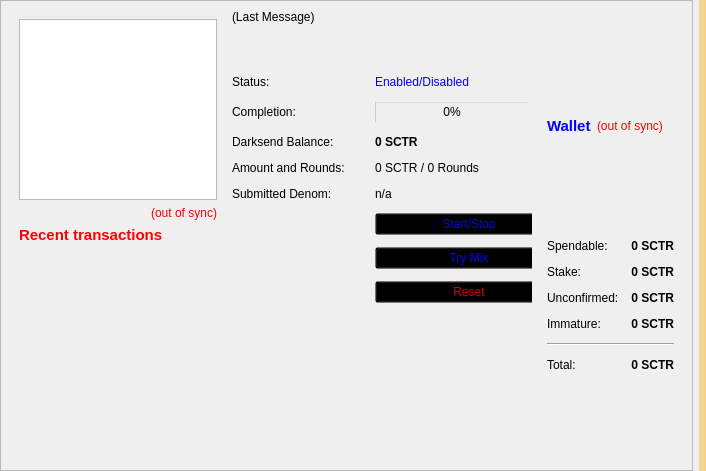
<?xml version="1.0" encoding="UTF-8"?>
<ui version="4.0">
 <class>OverviewPage</class>
 <widget class="QWidget" name="OverviewPage">
  <property name="geometry">
   <rect>
    <x>0</x>
    <y>0</y>
    <width>706</width>
    <height>471</height>
   </rect>
  </property>
  <property name="windowTitle">
   <string>Form</string>
  </property>
  <property name="styleSheet">
   <string notr="true">background-image: url(:/images/bkg);</string>
  </property>
  <layout class="QHBoxLayout" name="horizontalLayout_3">
   <property name="leftMargin">
    <number>0</number>
   </property>
   <property name="topMargin">
    <number>0</number>
   </property>
   <property name="rightMargin">
    <number>0</number>
   </property>
   <property name="bottomMargin">
    <number>0</number>
   </property>
   <item>
    <widget class="QScrollArea" name="scrollArea">
     <property name="widgetResizable">
      <bool>true</bool>
     </property>
     <widget class="QWidget" name="scrollAreaWidgetContents">
      <property name="geometry">
       <rect>
        <x>0</x>
        <y>0</y>
        <width>687</width>
        <height>469</height>
       </rect>
      </property>
      <layout class="QGridLayout" name="horizontalLayout">
       <item row="0" column="0">
        <widget class="QWidget" name="widget_2" native="true">
         <layout class="QVBoxLayout" name="verticalLayout">
          <item>
           <layout class="QVBoxLayout" name="verticalLayout_6">
            <item>
             <widget class="QTreeView" name="treeView"/>
            </item>
            <item>
             <widget class="QLabel" name="labelTransactionsStatus">
              <property name="toolTip">
               <string>The displayed information may be out of date. Your wallet automatically synchronizes with the SpecTor network after a connection is established, but this process has not completed yet.</string>
              </property>
              <property name="styleSheet">
               <string notr="true">QLabel { color: red; }</string>
              </property>
              <property name="text">
               <string notr="true">&lt;html&gt;&lt;head/&gt;&lt;body&gt;&lt;p&gt;&lt;span style=&quot; color:#ff0000;&quot;&gt;(out of sync)&lt;/span&gt;&lt;/p&gt;&lt;/body&gt;&lt;/html&gt;</string>
              </property>
              <property name="alignment">
               <set>Qt::AlignRight|Qt::AlignTrailing|Qt::AlignVCenter</set>
              </property>
             </widget>
            </item>
            <item>
             <widget class="QLabel" name="label_4">
              <property name="font">
               <font>
                <pointsize>11</pointsize>
                <weight>75</weight>
                <bold>true</bold>
               </font>
              </property>
              <property name="text">
               <string>&lt;html&gt;&lt;head/&gt;&lt;body&gt;&lt;p&gt;&lt;span style=&quot; color:#ff0000;&quot;&gt;Recent transactions&lt;/span&gt;&lt;/p&gt;&lt;/body&gt;&lt;/html&gt;</string>
              </property>
             </widget>
            </item>
            <item>
             <spacer name="horizontalSpacer">
              <property name="orientation">
               <enum>Qt::Horizontal</enum>
              </property>
              <property name="sizeHint" stdset="0">
               <size>
                <width>40</width>
                <height>20</height>
               </size>
              </property>
             </spacer>
            </item>
            <item>
             <widget class="QListView" name="listTransactions">
              <property name="styleSheet">
               <string notr="true">QListView { background: transparent; }</string>
              </property>
              <property name="frameShape">
               <enum>QFrame::NoFrame</enum>
              </property>
              <property name="verticalScrollBarPolicy">
               <enum>Qt::ScrollBarAlwaysOff</enum>
              </property>
              <property name="horizontalScrollBarPolicy">
               <enum>Qt::ScrollBarAlwaysOff</enum>
              </property>
              <property name="selectionMode">
               <enum>QAbstractItemView::NoSelection</enum>
              </property>
             </widget>
            </item>
           </layout>
          </item>
         </layout>
        </widget>
       </item>
       <item row="0" column="3">
        <layout class="QVBoxLayout" name="verticalLayout_2">
         <item>
          <widget class="QWidget" name="widget" native="true">
           <layout class="QVBoxLayout" name="verticalLayout_4">
            <item>
             <layout class="QHBoxLayout" name="horizontalLayout_4">
              <item>
               <widget class="QLabel" name="label_5">
                <property name="font">
                 <font>
                  <pointsize>11</pointsize>
                  <weight>75</weight>
                  <bold>true</bold>
                 </font>
                </property>
                <property name="styleSheet">
                 <string notr="true">color: rgb(0, 0, 255);</string>
                </property>
                <property name="text">
                 <string>Wallet</string>
                </property>
               </widget>
              </item>
              <item>
               <widget class="QLabel" name="labelWalletStatus">
                <property name="toolTip">
                 <string>The displayed information may be out of date. Your wallet automatically synchronizes with the SpecTor network after a connection is established, but this process has not completed yet.</string>
                </property>
                <property name="styleSheet">
                 <string notr="true">QLabel { color: red; }</string>
                </property>
                <property name="text">
                 <string notr="true">(out of sync)</string>
                </property>
                <property name="alignment">
                 <set>Qt::AlignLeading|Qt::AlignLeft|Qt::AlignVCenter</set>
                </property>
               </widget>
              </item>
              <item>
               <spacer name="horizontalSpacer_2">
                <property name="orientation">
                 <enum>Qt::Horizontal</enum>
                </property>
                <property name="sizeHint" stdset="0">
                 <size>
                  <width>40</width>
                  <height>20</height>
                 </size>
                </property>
               </spacer>
              </item>
             </layout>
            </item>
            <item>
             <layout class="QFormLayout" name="formLayout_2">
              <property name="fieldGrowthPolicy">
               <enum>QFormLayout::AllNonFixedFieldsGrow</enum>
              </property>
              <property name="horizontalSpacing">
               <number>12</number>
              </property>
              <property name="verticalSpacing">
               <number>12</number>
              </property>
              <item row="0" column="0">
               <widget class="QLabel" name="label">
                <property name="text">
                 <string>Spendable:</string>
                </property>
               </widget>
              </item>
              <item row="0" column="1">
               <widget class="QLabel" name="labelBalance">
                <property name="font">
                 <font>
                  <weight>75</weight>
                  <bold>true</bold>
                 </font>
                </property>
                <property name="cursor">
                 <cursorShape>IBeamCursor</cursorShape>
                </property>
                <property name="toolTip">
                 <string>Your current spendable balance</string>
                </property>
                <property name="text">
                 <string notr="true">0 SCTR</string>
                </property>
                <property name="alignment">
                 <set>Qt::AlignRight|Qt::AlignTrailing|Qt::AlignVCenter</set>
                </property>
                <property name="textInteractionFlags">
                 <set>Qt::LinksAccessibleByMouse|Qt::TextSelectableByKeyboard|Qt::TextSelectableByMouse</set>
                </property>
               </widget>
              </item>
              <item row="1" column="0">
               <widget class="QLabel" name="label_6">
                <property name="text">
                 <string>Stake:</string>
                </property>
               </widget>
              </item>
              <item row="1" column="1">
               <widget class="QLabel" name="labelStake">
                <property name="font">
                 <font>
                  <weight>75</weight>
                  <bold>true</bold>
                 </font>
                </property>
                <property name="cursor">
                 <cursorShape>IBeamCursor</cursorShape>
                </property>
                <property name="toolTip">
                 <string>Total of coins that was staked, and do not yet count toward the current balance</string>
                </property>
                <property name="text">
                 <string notr="true">0 SCTR</string>
                </property>
                <property name="alignment">
                 <set>Qt::AlignRight|Qt::AlignTrailing|Qt::AlignVCenter</set>
                </property>
                <property name="textInteractionFlags">
                 <set>Qt::LinksAccessibleByMouse|Qt::TextSelectableByKeyboard|Qt::TextSelectableByMouse</set>
                </property>
               </widget>
              </item>
              <item row="2" column="0">
               <widget class="QLabel" name="label_3">
                <property name="text">
                 <string>Unconfirmed:</string>
                </property>
               </widget>
              </item>
              <item row="2" column="1">
               <widget class="QLabel" name="labelUnconfirmed">
                <property name="font">
                 <font>
                  <weight>75</weight>
                  <bold>true</bold>
                 </font>
                </property>
                <property name="cursor">
                 <cursorShape>IBeamCursor</cursorShape>
                </property>
                <property name="toolTip">
                 <string>Total of transactions that have yet to be confirmed, and do not yet count toward the current balance</string>
                </property>
                <property name="text">
                 <string notr="true">0 SCTR</string>
                </property>
                <property name="alignment">
                 <set>Qt::AlignRight|Qt::AlignTrailing|Qt::AlignVCenter</set>
                </property>
                <property name="textInteractionFlags">
                 <set>Qt::LinksAccessibleByMouse|Qt::TextSelectableByKeyboard|Qt::TextSelectableByMouse</set>
                </property>
               </widget>
              </item>
              <item row="3" column="0">
               <widget class="QLabel" name="labelImmatureText">
                <property name="text">
                 <string>Immature:</string>
                </property>
               </widget>
              </item>
              <item row="3" column="1">
               <widget class="QLabel" name="labelImmature">
                <property name="font">
                 <font>
                  <weight>75</weight>
                  <bold>true</bold>
                 </font>
                </property>
                <property name="toolTip">
                 <string>Mined balance that has not yet matured</string>
                </property>
                <property name="text">
                 <string notr="true">0 SCTR</string>
                </property>
                <property name="alignment">
                 <set>Qt::AlignRight|Qt::AlignTrailing|Qt::AlignVCenter</set>
                </property>
                <property name="textInteractionFlags">
                 <set>Qt::LinksAccessibleByMouse|Qt::TextSelectableByKeyboard|Qt::TextSelectableByMouse</set>
                </property>
               </widget>
              </item>
              <item row="4" column="0" colspan="2">
               <widget class="Line" name="line">
                <property name="orientation">
                 <enum>Qt::Horizontal</enum>
                </property>
               </widget>
              </item>
              <item row="5" column="0">
               <widget class="QLabel" name="labelTotalText">
                <property name="text">
                 <string>Total:</string>
                </property>
               </widget>
              </item>
              <item row="5" column="1">
               <widget class="QLabel" name="labelTotal">
                <property name="font">
                 <font>
                  <weight>75</weight>
                  <bold>true</bold>
                 </font>
                </property>
                <property name="cursor">
                 <cursorShape>IBeamCursor</cursorShape>
                </property>
                <property name="toolTip">
                 <string>Your current total balance</string>
                </property>
                <property name="text">
                 <string notr="true">&lt;html&gt;&lt;head/&gt;&lt;body&gt;&lt;p&gt;0 SCTR&lt;/p&gt;&lt;/body&gt;&lt;/html&gt;</string>
                </property>
                <property name="alignment">
                 <set>Qt::AlignRight|Qt::AlignTrailing|Qt::AlignVCenter</set>
                </property>
                <property name="textInteractionFlags">
                 <set>Qt::LinksAccessibleByMouse|Qt::TextSelectableByKeyboard|Qt::TextSelectableByMouse</set>
                </property>
               </widget>
              </item>
             </layout>
            </item>
           </layout>
          </widget>
         </item>
        </layout>
       </item>
       <item row="0" column="1">
        <widget class="QFrame" name="frameDarksend">
         <property name="sizePolicy">
          <sizepolicy hsizetype="MinimumExpanding" vsizetype="MinimumExpanding">
           <horstretch>0</horstretch>
           <verstretch>0</verstretch>
          </sizepolicy>
         </property>
         <property name="minimumSize">
          <size>
           <width>300</width>
           <height>261</height>
          </size>
         </property>
         <property name="styleSheet">
          <string notr="true">background:transparent;</string>
         </property>
         <property name="frameShape">
          <enum>QFrame::StyledPanel</enum>
         </property>
         <property name="frameShadow">
          <enum>QFrame::Raised</enum>
         </property>
         <widget class="QWidget" name="verticalLayoutWidget">
          <property name="geometry">
           <rect>
            <x>0</x>
            <y>0</y>
            <width>331</width>
            <height>305</height>
           </rect>
          </property>
          <layout class="QVBoxLayout" name="verticalLayout_5">
           <item>
            <widget class="QLabel" name="darksendStatus">
             <property name="minimumSize">
              <size>
               <width>288</width>
               <height>43</height>
              </size>
             </property>
             <property name="styleSheet">
              <string notr="true">color: rgb(0, 0, 0);</string>
             </property>
             <property name="text">
              <string>(Last Message)</string>
             </property>
             <property name="alignment">
              <set>Qt::AlignLeading|Qt::AlignLeft|Qt::AlignTop</set>
             </property>
             <property name="wordWrap">
              <bool>true</bool>
             </property>
            </widget>
           </item>
           <item>
            <layout class="QFormLayout" name="formLayout">
             <property name="fieldGrowthPolicy">
              <enum>QFormLayout::AllNonFixedFieldsGrow</enum>
             </property>
             <property name="horizontalSpacing">
              <number>30</number>
             </property>
             <property name="verticalSpacing">
              <number>12</number>
             </property>
             <item row="0" column="0">
              <widget class="QLabel" name="label_6">
               <property name="text">
                <string>Status:</string>
               </property>
              </widget>
             </item>
             <item row="0" column="1">
              <widget class="QLabel" name="darksendEnabled">
               <property name="styleSheet">
                <string notr="true">color: rgb(0, 0, 255);</string>
               </property>
               <property name="text">
                <string>Enabled/Disabled</string>
               </property>
              </widget>
             </item>
             <item row="1" column="0">
              <widget class="QLabel" name="label_7">
               <property name="styleSheet">
                <string notr="true">color: rgb(0, 0, 0);</string>
               </property>
               <property name="text">
                <string>Completion:</string>
               </property>
              </widget>
             </item>
             <item row="1" column="1">
              <widget class="QProgressBar" name="darksendProgress">
               <property name="maximumSize">
                <size>
                 <width>154</width>
                 <height>16777215</height>
                </size>
               </property>
               <property name="styleSheet">
                <string notr="true">background:transparent;</string>
               </property>
               <property name="value">
                <number>0</number>
               </property>
              </widget>
             </item>
             <item row="2" column="0">
              <widget class="QLabel" name="labelAnonymizedText">
               <property name="styleSheet">
                <string notr="true">color: rgb(0, 0, 0);</string>
               </property>
               <property name="text">
                <string>Darksend Balance:</string>
               </property>
              </widget>
             </item>
             <item row="2" column="1">
              <widget class="QLabel" name="labelAnonymized">
               <property name="font">
                <font>
                 <weight>75</weight>
                 <bold>true</bold>
                </font>
               </property>
               <property name="styleSheet">
                <string notr="true">color: rgb(0, 0, 0);</string>
               </property>
               <property name="text">
                <string>0 SCTR</string>
               </property>
              </widget>
             </item>
             <item row="3" column="0">
              <widget class="QLabel" name="label_8">
               <property name="styleSheet">
                <string notr="true">color: rgb(0, 0, 0);</string>
               </property>
               <property name="text">
                <string>Amount and Rounds:</string>
               </property>
              </widget>
             </item>
             <item row="3" column="1">
              <widget class="QLabel" name="labelAmountRounds">
               <property name="styleSheet">
                <string notr="true">color: rgb(0, 0, 0);</string>
               </property>
               <property name="text">
                <string>0 SCTR / 0 Rounds</string>
               </property>
              </widget>
             </item>
             <item row="4" column="0">
              <widget class="QLabel" name="label_9">
               <property name="styleSheet">
                <string notr="true">color: rgb(0, 0, 0);</string>
               </property>
               <property name="text">
                <string>Submitted Denom:</string>
               </property>
              </widget>
             </item>
             <item row="4" column="1">
              <widget class="QLabel" name="labelSubmittedDenom">
               <property name="statusTip">
                <string>The denominations you submitted to the Adrenaline Node. To mix, other users must submit the exact same denominations.</string>
               </property>
               <property name="styleSheet">
                <string notr="true">color: rgb(0, 0, 0);</string>
               </property>
               <property name="text">
                <string>n/a</string>
               </property>
              </widget>
             </item>
             <item row="9" column="1">
              <layout class="QHBoxLayout" name="horizontalLayout_2"/>
             </item>
             <item row="8" column="0">
              <layout class="QVBoxLayout" name="verticalLayout_3"/>
             </item>
             <item row="7" column="1">
              <widget class="QPushButton" name="darksendAuto">
               <property name="sizePolicy">
                <sizepolicy hsizetype="MinimumExpanding" vsizetype="Fixed">
                 <horstretch>0</horstretch>
                 <verstretch>0</verstretch>
                </sizepolicy>
               </property>
               <property name="toolTip">
                <string>Try to manually submit a Darksend request.</string>
               </property>
               <property name="styleSheet">
                <string notr="true">color: rgb(0, 0, 255);</string>
               </property>
               <property name="text">
                <string>Try Mix</string>
               </property>
              </widget>
             </item>
             <item row="5" column="1">
              <widget class="QPushButton" name="toggleDarksend">
               <property name="sizePolicy">
                <sizepolicy hsizetype="MinimumExpanding" vsizetype="Fixed">
                 <horstretch>0</horstretch>
                 <verstretch>0</verstretch>
                </sizepolicy>
               </property>
               <property name="styleSheet">
                <string notr="true">color: rgb(0, 0, 255);</string>
               </property>
               <property name="text">
                <string>Start/Stop</string>
               </property>
              </widget>
             </item>
             <item row="8" column="1">
              <widget class="QPushButton" name="darksendReset">
               <property name="sizePolicy">
                <sizepolicy hsizetype="MinimumExpanding" vsizetype="Fixed">
                 <horstretch>0</horstretch>
                 <verstretch>0</verstretch>
                </sizepolicy>
               </property>
               <property name="toolTip">
                <string>Reset the current status of Darksend (can interrupt Darksend if it's in the process of Mixing, which can cost you money!)</string>
               </property>
               <property name="autoFillBackground">
                <bool>false</bool>
               </property>
               <property name="styleSheet">
                <string notr="true">color: rgb(217, 0, 7);</string>
               </property>
               <property name="text">
                <string>Reset</string>
               </property>
              </widget>
             </item>
            </layout>
           </item>
          </layout>
         </widget>
        </widget>
       </item>
      </layout>
     </widget>
    </widget>
   </item>
   <item>
    <widget class="QLabel" name="labelAlerts">
     <property name="visible">
      <bool>true</bool>
     </property>
     <property name="styleSheet">
      <string notr="true">background-color: qlineargradient(x1: 0, y1: 0, x2: 1, y2: 0, stop:0 #F0D0A0, stop:1 #F8D488);  color:#000000
</string>
     </property>
     <property name="wordWrap">
      <bool>true</bool>
     </property>
     <property name="margin">
      <number>3</number>
     </property>
    </widget>
   </item>
  </layout>
 </widget>
 <resources/>
 <connections/>
</ui>
